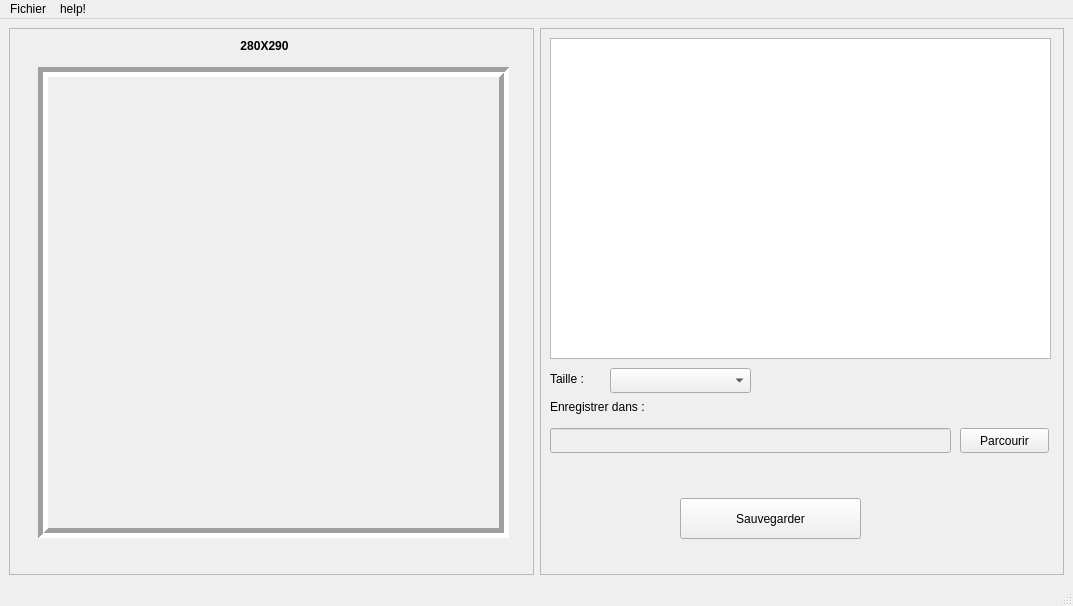
<?xml version="1.0" encoding="UTF-8"?>
<ui version="4.0">
 <class>MainWindow</class>
 <widget class="QMainWindow" name="MainWindow">
  <property name="geometry">
   <rect>
    <x>0</x>
    <y>0</y>
    <width>1073</width>
    <height>606</height>
   </rect>
  </property>
  <property name="windowTitle">
   <string>Générateur Qrcode</string>
  </property>
  <widget class="QWidget" name="centralwidget">
   <layout class="QGridLayout" name="gridLayout">
    <item row="0" column="0">
     <widget class="QFrame" name="frame">
      <property name="frameShape">
       <enum>QFrame::Shape::StyledPanel</enum>
      </property>
      <property name="frameShadow">
       <enum>QFrame::Shadow::Raised</enum>
      </property>
      <widget class="QWidget" name="verticalLayoutWidget">
       <property name="geometry">
        <rect>
         <x>19</x>
         <y>29</y>
         <width>491</width>
         <height>491</height>
        </rect>
       </property>
       <layout class="QVBoxLayout" name="verticalLayout">
        <property name="leftMargin">
         <number>10</number>
        </property>
        <property name="topMargin">
         <number>10</number>
        </property>
        <property name="rightMargin">
         <number>10</number>
        </property>
        <property name="bottomMargin">
         <number>10</number>
        </property>
        <item>
         <widget class="QLabel" name="qrcode_image">
          <property name="styleSheet">
           <string notr="true">border-color: rgb(192, 28, 40);</string>
          </property>
          <property name="frameShape">
           <enum>QFrame::Shape::Box</enum>
          </property>
          <property name="frameShadow">
           <enum>QFrame::Shadow::Sunken</enum>
          </property>
          <property name="lineWidth">
           <number>5</number>
          </property>
          <property name="midLineWidth">
           <number>0</number>
          </property>
          <property name="text">
           <string/>
          </property>
          <property name="scaledContents">
           <bool>false</bool>
          </property>
          <property name="alignment">
           <set>Qt::AlignmentFlag::AlignCenter</set>
          </property>
         </widget>
        </item>
       </layout>
      </widget>
      <widget class="QLabel" name="label_2">
       <property name="geometry">
        <rect>
         <x>210</x>
         <y>10</y>
         <width>91</width>
         <height>17</height>
        </rect>
       </property>
       <property name="text">
        <string>&lt;html&gt;&lt;head/&gt;&lt;body&gt;&lt;p align=&quot;center&quot;&gt;&lt;span style=&quot; font-weight:700;&quot;&gt;280X290&lt;/span&gt;&lt;/p&gt;&lt;/body&gt;&lt;/html&gt;</string>
       </property>
      </widget>
     </widget>
    </item>
    <item row="0" column="1">
     <widget class="QFrame" name="frame_2">
      <property name="frameShape">
       <enum>QFrame::Shape::StyledPanel</enum>
      </property>
      <property name="frameShadow">
       <enum>QFrame::Shadow::Raised</enum>
      </property>
      <widget class="QTextEdit" name="information">
       <property name="geometry">
        <rect>
         <x>10</x>
         <y>10</y>
         <width>501</width>
         <height>321</height>
        </rect>
       </property>
       <property name="frameShape">
        <enum>QFrame::Shape::StyledPanel</enum>
       </property>
       <property name="frameShadow">
        <enum>QFrame::Shadow::Sunken</enum>
       </property>
       <property name="lineWidth">
        <number>1</number>
       </property>
      </widget>
      <widget class="QLabel" name="label_3">
       <property name="geometry">
        <rect>
         <x>10</x>
         <y>340</y>
         <width>51</width>
         <height>21</height>
        </rect>
       </property>
       <property name="text">
        <string>Taille : </string>
       </property>
      </widget>
      <widget class="QComboBox" name="change_size">
       <property name="geometry">
        <rect>
         <x>70</x>
         <y>340</y>
         <width>141</width>
         <height>25</height>
        </rect>
       </property>
      </widget>
      <widget class="QLabel" name="label_4">
       <property name="geometry">
        <rect>
         <x>10</x>
         <y>370</y>
         <width>141</width>
         <height>17</height>
        </rect>
       </property>
       <property name="text">
        <string>Enregistrer dans :</string>
       </property>
      </widget>
      <widget class="QLineEdit" name="path">
       <property name="enabled">
        <bool>false</bool>
       </property>
       <property name="geometry">
        <rect>
         <x>10</x>
         <y>400</y>
         <width>401</width>
         <height>25</height>
        </rect>
       </property>
      </widget>
      <widget class="QPushButton" name="path_button">
       <property name="geometry">
        <rect>
         <x>420</x>
         <y>400</y>
         <width>89</width>
         <height>25</height>
        </rect>
       </property>
       <property name="text">
        <string>Parcourir</string>
       </property>
      </widget>
      <widget class="QPushButton" name="save">
       <property name="geometry">
        <rect>
         <x>140</x>
         <y>470</y>
         <width>181</width>
         <height>41</height>
        </rect>
       </property>
       <property name="styleSheet">
        <string notr="true"/>
       </property>
       <property name="text">
        <string>Sauvegarder</string>
       </property>
      </widget>
     </widget>
    </item>
   </layout>
  </widget>
  <widget class="QMenuBar" name="menubar">
   <property name="geometry">
    <rect>
     <x>0</x>
     <y>0</y>
     <width>1073</width>
     <height>22</height>
    </rect>
   </property>
   <widget class="QMenu" name="menuFichier">
    <property name="title">
     <string>Fichier</string>
    </property>
    <addaction name="actionQuitter"/>
   </widget>
   <widget class="QMenu" name="menuhelp">
    <property name="title">
     <string>help!</string>
    </property>
    <addaction name="actionA_Propos"/>
   </widget>
   <addaction name="menuFichier"/>
   <addaction name="menuhelp"/>
  </widget>
  <widget class="QStatusBar" name="statusbar"/>
  <action name="actionQuitter">
   <property name="text">
    <string>Quitter</string>
   </property>
  </action>
  <action name="actionA_Propos">
   <property name="text">
    <string>A Propos</string>
   </property>
  </action>
 </widget>
 <resources/>
 <connections/>
</ui>
